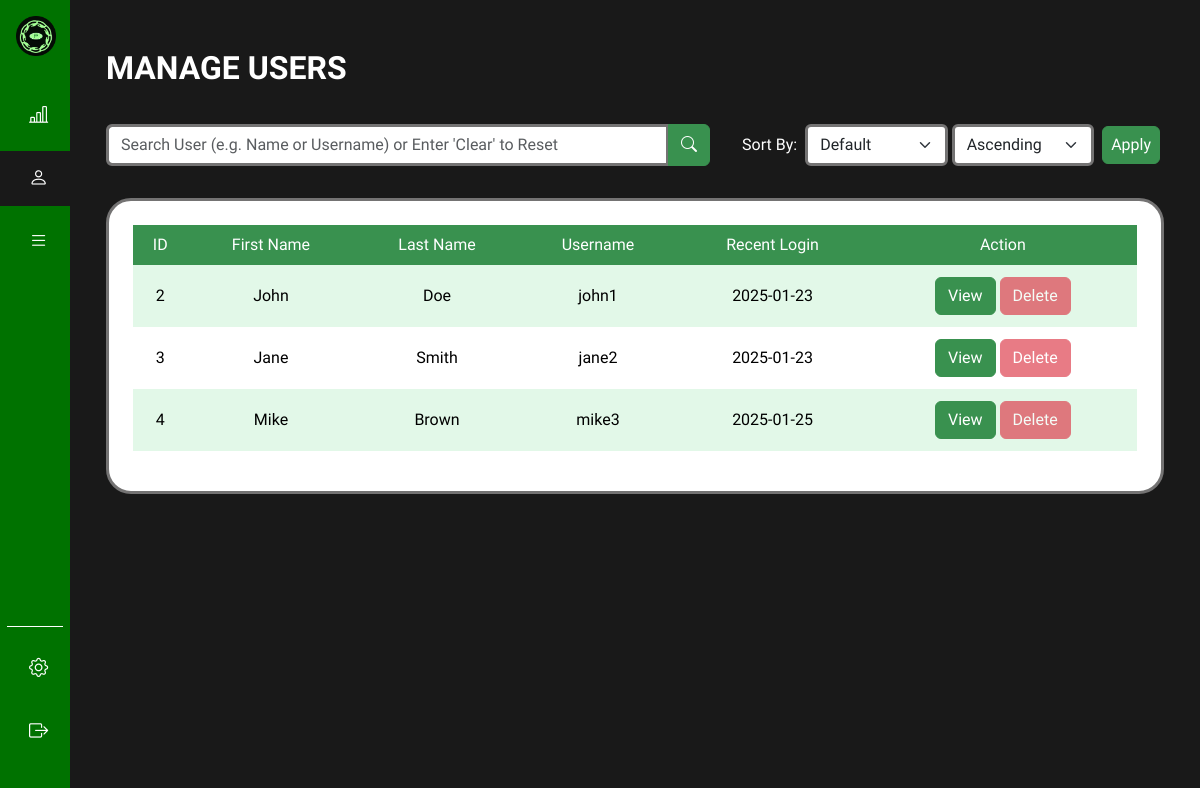
The page /admin/users.php (signed in) on the database its author committed.
### tables this page shows
CREATE TABLE `users` (
  `userID` int(11) NOT NULL,
  `username` varchar(30) NOT NULL,
  `email` varchar(50) NOT NULL,
  `password` varchar(20) NOT NULL,
  `firstName` varchar(30) NOT NULL,
  `lastName` varchar(30) NOT NULL,
  `birthday` date NOT NULL,
  `dateCreated` timestamp(6) NOT NULL DEFAULT current_timestamp(6) ON UPDATE current_timestamp(6),
  `profilePicture` varchar(25) DEFAULT NULL,
  `role` varchar(10) NOT NULL DEFAULT 'user'
);

### connect.php (called while the page is built, shortened)
<?php
  function executeQuery($query){
    $conn = $GLOBALS['conn'];
    return mysqli_query($conn, $query);
  }
?>

### admin/users.php (shortened to what this page needs)
<?php
include("../connect.php");
include("../assets/php/classes.php");
$userTable = new User();
$userTable->queryAllUsers();
$searchUser = isset($_GET['searchUser']) ? $_GET['searchUser'] : "";
?>
<!doctype html>
<html lang="en">
<head>
    <link href="https://cdn.jsdelivr.net/npm/bootstrap-icons/font/bootstrap-icons.css" rel="stylesheet">
    <link href="https://cdn.jsdelivr.net/npm/bootstrap@5.3.3/dist/css/bootstrap.min.css" rel="stylesheet"
>
    <link rel="stylesheet" href="../assets/css/sidebar.css">
    <link rel="stylesheet" href="../assets/css/style.css">
</head>
<body>
    <?php include('../assets/shared/sidebar.php'); ?>
    <div class="main px-2 px-md-0"
        style="background-color: #191919 !important; color: white !important; margin-left: 70px; transition: margin-left 0.25s ease-in-out;">
        <div class="container-fluid">
            <div class="row pt-4 p-md-4">
                <div id="" class="col-12 mb-4">
                    <div class="heading text-center text-sm-start">MANAGE USERS</div>
                </div>
                <div class="col-12">
                    <div
                        class="row d-flex flex-column flex-lg-row align-items-center justify-content-center justify-content-lg-between">
                        <form class="col-12 col-lg my-2" method="GET">
                            <div class="input-group">
                                <input type="text" class="form-control" placeholder="Search User (e.g. Name or Username) or Enter 'Clear' to Reset" name="searchUser" value="<?php echo $searchUser; ?>" required>
                                <button class="btn btn-primary" type="submit">
                                    <i class="bi bi-search"></i>
                                </button>
                            </div>
                        </form>
                        <form class="col-12 col-lg-auto" method="GET">
                            <div class="row d-flex flex-column flex-md-row align-items-center mx-1">
                                <div class="col-12 col-lg-auto p-0 mx-lg-1 my-1">
                                    <div class="paragraph">
                                        Sort By:
                                    </div>
                                </div>
                                <div class="col-12 col-lg-auto d-flex flex-column flex-md-row p-0 my-1">
                                    <select class="form-select ms-lg-1 me-md-1 my-1" name="sortBy">
                                        <option value="" disabled selected>Default</option>
                                    </select>
                                    <select class="form-select me-lg-1 my-1" name="orderBy">
                                        <option value="ASC">Ascending</option>
                                    </select>
                                </div>
                                <div class="col-12 col-lg-auto text-center text-md-start p-0 ms-lg-1 my-1">
                                    <button type="submit" class="btn btn-primary px-2">
                                        Apply
                                    </button>
                                </div>
                            </div>
                        </form>
                    </div>
                    <div class="row mt-4">
                        <div class="col-12">
                            <div class="card card-container p-4">
                                <div class="table-responsive" style="max-height: 500px; overflow-y: auto;">
                                    <table class="table table-striped table-borderless text-center">
                                        <thead class="align-middle">
                                            <tr>
                                                <th scope="col">ID</th>
                                                <th scope="col">First Name</th>
                                                <th scope="col">Last Name</th>
                                                <th scope="col">Username</th>
                                                <th scope="col">Recent Login</th>
                                                <th scope="col" class="text-center">Action</th>
                                            </tr>
                                        </thead>
                                        <tbody class="align-middle">
                                            <?php
                                                if (mysqli_num_rows($userTable->userResult) > 0) {
                                                    while ($userRow = mysqli_fetch_array($userTable->userResult)) {
                                                        echo $userTable->createRow($userRow);
                                                    }
                                                }
                                            ?>
                                        </tbody>
                                    </table>
                                </div>
                            </div>
                        </div>
                    </div>
                </div>
            </div>
        </div>
    </div>
    </div>
</body>
</html>

### assets/php/classes.php (shortened to what this page needs)
<?php
class User
{
    public $userID;
    public $firstName;
    public $lastName;
    public $username;
    public $recentLogin;
    public $status;
    public function queryAllUsers()
    {
        $userQuery = "SELECT users.*, logins.loginDate AS recentLogin FROM users
        LEFT JOIN logins ON users.userID = logins.userID
        WHERE users.role = 'user' AND logins.loginDate = (
            SELECT MAX(loginDate)
            FROM logins
            WHERE logins.userID = users.userID)";
        $userQuery .= " ORDER BY ";
        if (isset($_GET['sortBy']) && (!empty($_GET['sortBy']))) {
            $sortOption = $_GET['sortBy'];
            $userQuery .= "$sortOption";
        } else {
            $userQuery .= "users.userID";
        }
        $this->userResult = executeQuery($userQuery);
    }
    public function setAttributes($userRow)
    {
        $this->userID = $userRow['userID'];
        $this->firstName = $userRow['firstName'];
        $this->lastName = $userRow['lastName'];
        $this->username = $userRow['username'];
        $this->recentLogin = $userRow['recentLogin'];
        $this->status = (strtotime($this->recentLogin) > strtotime('-30 days')) ? "Active" : "Inactive";
    }
    public function createRow($userRow)
    {
        $willDisable = ($this->status == "Active") ? "disabled" : "";
        return '
        <tr>
            <td>' . $this->userID . '</td>
            <td>' . $this->firstName . '</td>
            <td>' . $this->lastName . '</td>
            <td>' . $this->username . '</td>
            <td>' . date('Y-m-d', strtotime($this->recentLogin)) . '</td>
            <td class="text-center">
                <a class="btn btn-primary my-1" href="view.php?id=' . $this->userID . '">
                    View
                </a>
                <a class="btn btn-danger my-1 '. $willDisable .'" data-bs-toggle="modal"
                    data-bs-target="#deleteUser'. $this->userID . 'Modal">
                    Delete
                </a>
            </td>
        </tr>
        '. loadDeleteUserModal($this->userID, $this->firstName, $this->lastName) . '
        ';
    }
}
?>

### assets/css/sidebar.css (style rules this page uses)
:root { --primaryFont: "Lexend Exa", sans-serif; --primaryColor: #39914f; --secondaryColor: #4ad66d; --darkColor: #1a7431; --lightColor: #c9f1c2; --linkHoverColor: #e2f8e8; --borderColor: #747373; --sidebarBg: #007200; --hoverBg: #191919; }
body { font-family: var(--primaryFont); width: 100%; position: relative; }
a { text-decoration: none; }
.main { min-height: 100vh; width: calc(100% - 70px); transition: all 0.35s ease-in-out; background-color: #fafbfe; margin-left: 70px; padding: 20px; }

### assets/css/style.css (style rules this page uses)
:root { --primaryFont: "Lexend Exa", sans-serif; --primaryColor: #39914f; --secondaryColor: #4ad66d; --darkColor: #1a7431; --lightColor: #c9f1c2; --linkHoverColor: #e2f8e8; --borderColor: #747373; }
body { font-family: var(--primaryFont); }
.heading { font-size: 2rem; font-weight: bolder; }
.paragraph { font-size: 1rem; }
.btn-primary { --bs-btn-bg: var(--primaryColor); --bs-btn-border-color: var(--primaryColor); --bs-btn-hover-bg: var(--darkColor); --bs-btn-hover-border-color: var(--darkColor); --bs-btn-active-bg: var(--darkColor); --bs-btn-active-border-color: var(--darkColor); }
.card-container { border: 3px solid var(--borderColor); border-radius: 25px; }
.form-control { border: 3px solid var(--borderColor) !important; }
.form-select { border: 3px solid var(--borderColor) !important; }
.form-select option:checked { background-color: var(--tertiaryColor); color: #ffffff; }
.table-striped>tbody>tr:nth-of-type(odd)>* { --bs-table-bg-type: #E2F8E8; }
th { background-color: var(--primaryColor) !important; color: #fff !important; font-weight: normal; }

### rows shown on the page
users: userID "2", firstName "John", lastName "Doe", username "john1", recentLogin "2025-01-23"
users: userID "3", firstName "Jane", lastName "Smith", username "jane2", recentLogin "2025-01-23"
users: userID "4", firstName "Mike", lastName "Brown", username "mike3", recentLogin "2025-01-25"
